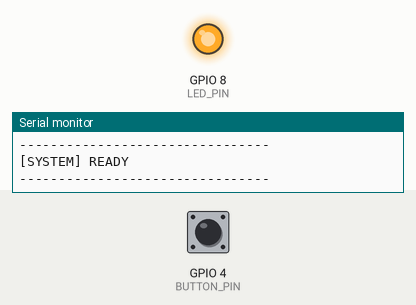
A sketch run on a simulated ESP32-C3. Parts: output pins drawn as LEDs (lit = HIGH), the last lines printed to the serial monitor. Inputs (shaded band) come from the test bench; at power-on: GPIO 4 (BUTTON_PIN) HIGH. WiFi joins after 1.5 s; servers stay silent unless stated.

Above: at 3.2 s.
3.3 s: GPIO 4 (BUTTON_PIN) pulled LOW for 0.15 s
At 8.2 s:
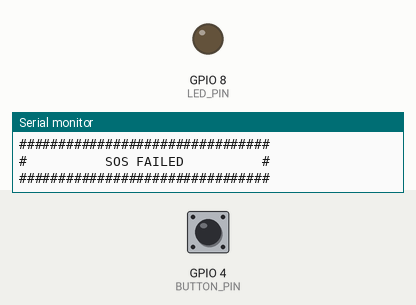
Timing chart, 0 to 12.3 s (numbered marks = the images above; inputs shaded):
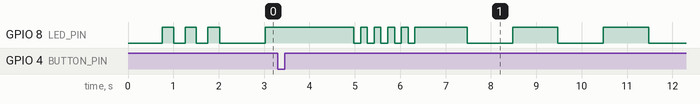

The sketch:

ESP32-SOS-Button.ino
```cpp
#include <WiFi.h>
#include <HTTPClient.h>

// ========================================
// ESP32-C3 SOS BUTTON
// Immediate SOS + built-in blue LED
// ========================================

const char* WIFI_SSID = "YOUR_WIFI_NAME";
const char* WIFI_PASSWORD = "YOUR_WIFI_PASSWORD";
const char* PHONE_IP = "192.168.0.101";

const int BUTTON_PIN = 4;
const int LED_PIN = 8;       // Built-in blue LED

const unsigned long COOLDOWN = 10000;

bool hasSentSOS = false;
unsigned long lastSend = 0;

bool sosConfirmed = false;
unsigned long ledTimer = 0;
bool ledState = false;

void ledOn() {
  digitalWrite(LED_PIN, LOW);       // active LOW
}

void ledOff() {
  digitalWrite(LED_PIN, HIGH);
}

void setup() {
  Serial.begin(115200);
  delay(500);

  pinMode(BUTTON_PIN, INPUT_PULLUP);
  pinMode(LED_PIN, OUTPUT);
  ledOff();

  Serial.println();
  Serial.println("================================");
  Serial.println("      ESP32 SOS BUTTON v5");
  Serial.println("      BUILT-IN BLUE LED");
  Serial.println("================================");

  WiFi.mode(WIFI_STA);
  WiFi.begin(WIFI_SSID, WIFI_PASSWORD);

  Serial.println("[WiFi] Connecting...");

  int attempts = 0;
  while (WiFi.status() != WL_CONNECTED && attempts < 40) {
    // Fast blink while connecting
    digitalWrite(LED_PIN, !digitalRead(LED_PIN));
    delay(250);
    Serial.print(".");
    attempts++;
  }

  if (WiFi.status() == WL_CONNECTED) {
    Serial.println();
    Serial.println("[WiFi] Connected!");
    Serial.print("[WiFi] IP address: ");
    Serial.println(WiFi.localIP());

    Serial.println();
    Serial.println("[Phone] SOS URL:");
    Serial.print("http://");
    Serial.print(PHONE_IP);
    Serial.println(":8080/sos");

    Serial.println();
    Serial.println("[BUTTON] GPIO: 4");
    Serial.println("[LED] Built-in blue LED GPIO: 8");

    Serial.println();
    Serial.println("--------------------------------");
    Serial.println("[SYSTEM] READY");
    Serial.println("--------------------------------");

    ledOff();
  } else {
    Serial.println();
    Serial.println("[WiFi] ERROR: connection failed");
    ledOn();
  }
}

void loop() {

  if (WiFi.status() != WL_CONNECTED) {
    // Fast blink while reconnecting
    digitalWrite(LED_PIN, !digitalRead(LED_PIN));
    WiFi.reconnect();
    delay(500);
    return;
  }

  // Normal standby:
  // blue LED slowly blinks while Wi-Fi is connected.
  // After successful SOS it stays ON.
  if (!sosConfirmed && millis() - ledTimer >= 1000) {
    ledTimer = millis();
    ledState = !ledState;

    if (ledState)
      ledOn();
    else
      ledOff();
  }

  if (digitalRead(BUTTON_PIN) == LOW) {

    Serial.println();
    Serial.println(">>> BUTTON PRESSED");
    Serial.println(">>> Sending SOS...");

    delay(50);

    if (digitalRead(BUTTON_PIN) == HIGH)
      return;

    if (hasSentSOS && (millis() - lastSend < COOLDOWN)) {
      Serial.println("[SOS] Cooldown active");
      delay(500);
      return;
    }

    Serial.println();
    Serial.println("================================");
    Serial.println(">>> SOS BUTTON ACTIVATED");
    Serial.println("================================");

    bool success = false;

    // LED OFF while sending.
    // It will turn ON permanently only after SOS OK.
    sosConfirmed = false;
    ledOff();

    for (int attempt = 1; attempt <= 3; attempt++) {

      Serial.println();
      Serial.print("[SOS] Attempt ");
      Serial.print(attempt);
      Serial.println("/3");

      if (WiFi.status() != WL_CONNECTED) {
        Serial.println("[SOS] WiFi disconnected, reconnecting...");
        WiFi.reconnect();
        delay(1000);
      }

      HTTPClient http;

      String url = String("http://") + PHONE_IP + ":8080/sos";

      Serial.println("[SOS] Connecting to phone...");
      Serial.println(url);

      http.setTimeout(5000);
      http.begin(url);
      http.addHeader("Connection", "close");

      int httpCode = http.GET();

      Serial.print("[SOS] HTTP code: ");
      Serial.println(httpCode);

      if (httpCode > 0) {

        String response = http.getString();
        response.trim();

        Serial.println("[SOS] Server response:");
        Serial.println(response);

        // This is the actual confirmation from Android.
        if (httpCode == 200 && response.startsWith("SOS OK")) {
          success = true;
          http.end();
          break;
        }

      } else {
        Serial.print("[SOS] HTTP ERROR: ");
        Serial.println(http.errorToString(httpCode));
      }

      http.end();

      if (attempt < 3) {
        Serial.println("[SOS] Retrying in 500 ms...");
        delay(500);
      }
    }

    if (success) {

      hasSentSOS = true;
      lastSend = millis();

      Serial.println();
      Serial.println("################################");
      Serial.println("#       SOS SENT SUCCESSFULLY  #");
      Serial.println("#       PHONE SHOULD CALL      #");
      Serial.println("################################");

      // SUCCESS:
      // blue LED stays permanently ON.
      sosConfirmed = true;
      ledOn();

    } else {

      Serial.println();
      Serial.println("################################");
      Serial.println("#          SOS FAILED          #");
      Serial.println("################################");

      // ERROR: 5 quick flashes.
      for (int i = 0; i < 5; i++) {
        ledOn();
        delay(150);
        ledOff();
        delay(150);
      }

      // Return to normal standby blinking.
      ledState = false;
      ledTimer = millis();
    }

    // Wait until the button is released.
    while (digitalRead(BUTTON_PIN) == LOW) {
      delay(20);
    }

    delay(300);
  }
}
```
